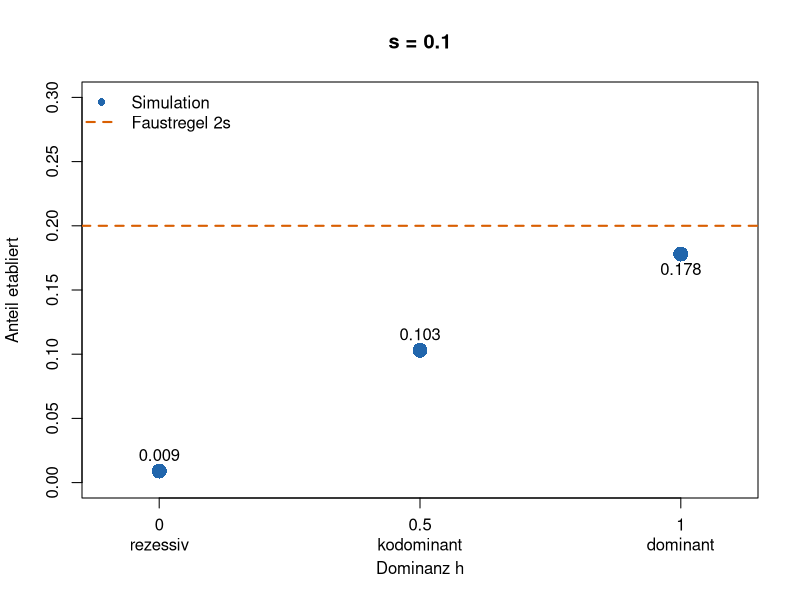

Generate this figure with R:
## ---- chunk 1
knitr::opts_chunk$set(echo = TRUE, warning = FALSE, message = FALSE,
                      fig.height = 4.6, fig.width = 7.5)
## ---- chunk 2
# Eine neue Mutation, wie in Woche 10: jede Kopie hat 0 oder 2 Nachkommen.
# Sie sitzt in einem Heterozygoten Aa, also im Mittel 1 + h * s Nachkommen.
# 1 = etabliert (100 Kopien erreicht), 0 = verloren
eine_linie <- function(s, h) {
  n <- 1
  while (n > 0 && n < 100) {
    n <- 2 * rbinom(1, n, (1 + h * s) / 2)
  }
  as.numeric(n >= 100)
}

# Etablierungswahrscheinlichkeit: Anteil etabliert von 2000 neuen Mutationen
etablierung <- function(s, h, wiederholungen = 2000) {
  mean(replicate(wiederholungen, eine_linie(s, h)))
}

# Etablierung für h = 0, 0.5 und 1 in einer Abbildung
zeige_h <- function(s = 0.1) {
  h_werte <- c(0, 0.5, 1)
  u <- sapply(h_werte, function(h) etablierung(s, h))
  plot(h_werte, u, pch = 16, cex = 2, col = "#2166ac", ylim = c(0, 0.3),
       xlim = c(-0.1, 1.1), xaxt = "n", xlab = "Dominanz h",
       ylab = "Anteil etabliert", main = paste("s =", s))
  axis(1, at = h_werte, labels = c("0\nrezessiv", "0.5\nkodominant", "1\ndominant"), padj = 0.5)
  abline(h = 2 * s, lty = 2, lwd = 2, col = "#d95f02")
  text(h_werte, u, round(u, 3), pos = ifelse(u > 0.15, 1, 3))
  legend("topleft", c("Simulation", "Faustregel 2s"), col = c("#2166ac", "#d95f02"),
         pch = c(16, NA), lty = c(NA, 2), lwd = 2, bty = "n")
  invisible(data.frame(h = h_werte, u = u))
}
## ---- chunk 3
etablierung(s = 0.1, h = 1)   # dominant
2 * 0.1                       # Faustregel aus Woche 10
## ---- chunk 4
etablierung(s = 0.1, h = 0.5)   # hier h ändern: 0.5, dann 0
## ---- chunk 5
set.seed(1)
zeige_h(s = 0.1)
